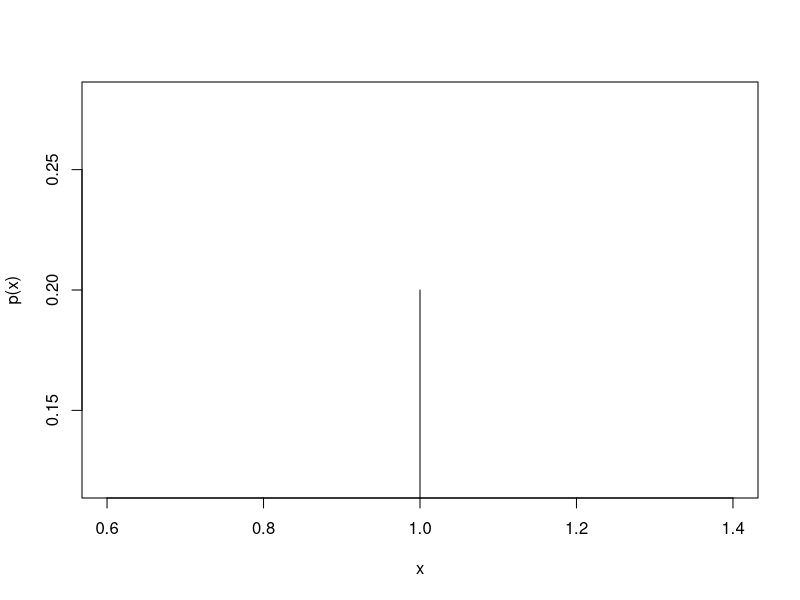

Source code (R):
#Ex3.9, Page 98
#X=0 if customer purchases laptop computer
#X=1 if customer purchases desktop computer
#p(0)
p0<-80/100
print(paste("Probability that next customer purchases laptop model:",p0))
p1<-20/100
print(paste("Probability that next customer purchases desktop model:",p1))
p1<-c(0.8,0.2,0)
row.names<-c("if x=0","if x=1","if (x!=0 or 1)")
column.names<-c("")
matrix.names<-c("p(x)")
p<-array(c(p1),dim=c(3,1,1),dimnames=list(row.names,column.names,matrix.names))
print(p)
a<- 1
p<- dbinom(a, size = 1, prob = 0.2)
plot(1, p, type = 'h', xlab = 'x', ylab = 'p(x)')
